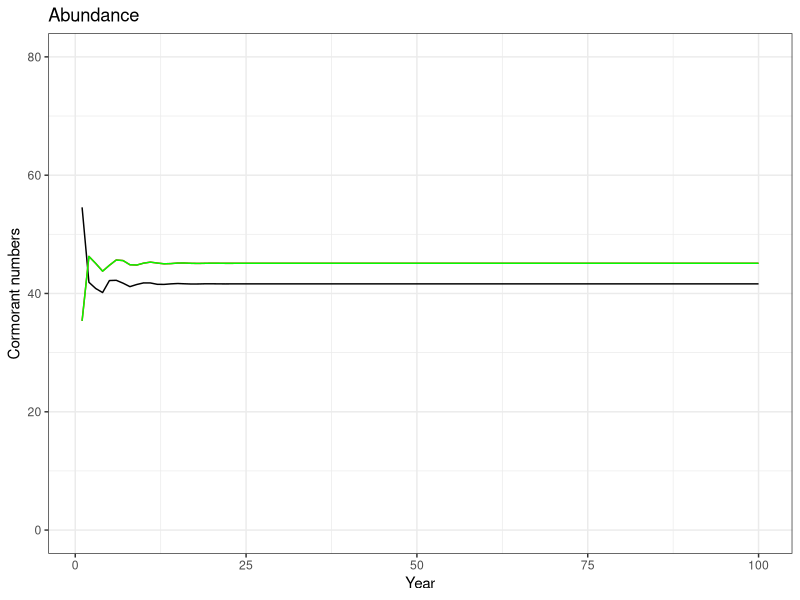

Here is the R script that generated this plot:
# Assignment 2.3c Using Third model - meta-population with age structure
# Three sub-populations, different dynamics, density dependent movement
# See lines 69-81

# Step 1: Create an array of initial numbers at age, by sub-population
# Note that R normally has "1" as the first index of a vector, so 
#  for us Birds[1] is actually age 0 birds...

birds <- array(c(15,15,15,
                 10,10,10,
                 5,5,5,
                 3,3,3,
                 10,10,10),
               dim=(c(3,5)))

# Step 2: Define variables for birth and death processes (same as First_Model!)
# for this Assignment we need to make the birth and death parameters vectors to
# distinguish among sub-populations
a <- rep(2,3)  
b <- rep(.0046,3)
c <- rep(1,3)
d <- rep(50,3)

#Try a larger max birth rate and a less sensitive max death rate for pop 1
a[1] <- 4
d[1] <- 100

# Step 3: Create a movement matrix - initially set movement to zero
move <- t(array(c(1,0,0,
                  0,1,0,
                  0,0,1), dim = c(3,3))) # NB - transposed to make code look like result

#Step 4: Set up containers for time series of numbers
birds_over_time <- array(0,dim=c(3,5,100))
sub_pop_over_time <- array(0,dim=c(3,100))

# Step 5: Start the main simulation loop over time
for (i in 1:100) {   # we will run the model for 100 time steps
  # Step 6: For each sub-population...

  # Step 7: Move birds among sub-populations (tautology part 1)
    for (k in 1:5) {  # ages
      birds[,k] <- colSums(birds[,k]*move) # Sums birds coming to each subpop from other subpops, including those that stay
    }

  for (j in 1:3) { # loop over sub-populations 
  # Step 8: Calculate the birth and death rates according to our dynamic processes
  births_per_female <- a[j] * exp(-b[j] * sum(birds[j,4:5]))  # only mature (age 3,4+) birds affect birth rate
  deaths_per_capita <- c[j] * sum(birds[j,]) / (d[j] + sum(birds[j,]))  # all birds affect death rate
  
  # Convert rates to actual numbers
  births <- births_per_female * sum(birds[j,4:5]) / 2  # divide by 2 because per female, only age 3 and older are mature
  deaths <- deaths_per_capita * birds[j,]   # note: deaths will be a vector by age, just like birds

  # Step 9: Now tautology part 2
  # First the plus group: subtract deaths for the oldest two age groups
  birds[j,5] <- birds[j,5] + birds[j,4] - deaths[5] - deaths[4]
  # Next the remaining ages except babies, working backwards
  for (k in 4:2) { #loop backwards over ages
    birds[j,k] <- birds[j,k-1] - deaths[k-1]
  }
  # Step 10: Finally, the babies
  birds[j,1] <- births  
   
# Step 11: Update the vectors of numbers and rates
birds_over_time[j,,i] <- birds[j,]
sub_pop_over_time[j,i] <- sum(birds_over_time[j,,i])

# Add density-dependent movement out of sup pop 1
# Suppose no movement if sub_pop[1]<= 30 birds
# Above 30 birds, proportion remaining declines linearly to zero when sub_pop reaches 100
# Birds that leave are split equally between sub_pops 2 and 3
if (sub_pop_over_time[1,i]>30) {
  move[1,1] <- 1 - 1/70 * (sub_pop_over_time[1,i]-30)
  move[1,2] <- 1 - move[1,1]/2
  move[1,3] <- move[1,2]
}
else {
  move[1,1] <- 1
  move[1,2:3] <- 0
}

# close the time loop
  }}

# Step 12: Plot the results
library(ggplot2)
x <- seq(from=1,to=100)
Number_plot <- ggplot() +
  geom_line(mapping=aes(x=x,y=sub_pop_over_time[1,])) +
  geom_line(mapping=aes(x=x,y=sub_pop_over_time[2,]),
            color="red") +
  geom_line(mapping=aes(x=x,y=sub_pop_over_time[3,]),
            color="green") +
    labs(title = "Abundance",
       x = "Year",
       y = "Cormorant numbers") +
  coord_cartesian(ylim=c(0,80)) +
  theme_bw()
plot(Number_plot)
